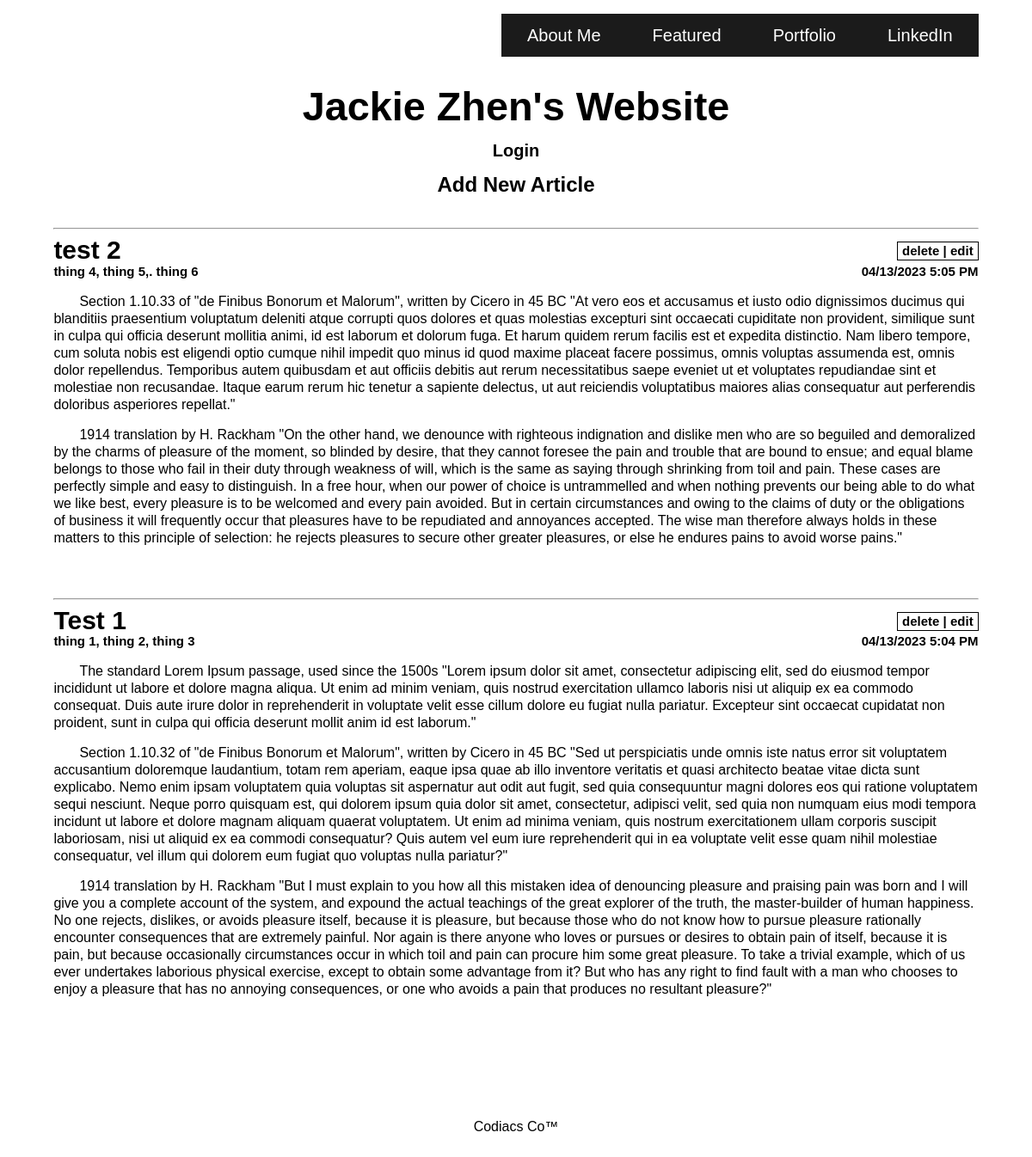
The page / on the database its author committed.
### application.py (models this page shows, shortened)
class Article(db.Model):
    id = db.Column(db.Integer, primary_key = True)
    title = db.Column(db.String(200), unique=True)
    content = db.Column(db.String(5000), nullable=False) #5000 character limit for now
    tags = db.Column(db.String(500), nullable=False) #gonna make this comma separated lol
    date_created = db.Column(db.DateTime, default=datetime.utcnow)

### application.py (the view)
@application.route("/")
def main():
    articles = Article.query.order_by(Article.date_created.desc()).all()
    return render_template("index.html", articles=articles, session=session)

### application.py (called while the page is built)
@application.template_filter()
def apply_est(dt):
    est = (dt - timedelta(hours=5)).strftime('%m/%d/%Y %H:%M')
    twelve = datetime.strptime(est, '%m/%d/%Y %H:%M')
    if platform.system().lower() == "windows":
        return twelve.strftime("%m/%d/%Y  %#I:%M %p")
    else:
        return twelve.strftime("%m/%d/%Y  %-I:%M %p")

### templates/index.html (shortened to what this page needs)
{% extends 'base.html' %}
{% block body %}
<div style="margin-bottom: 100px    ">
    {% if session['logged_in'] == True %}
        <h3 class="cur_user_display">Welcome User: {{ session.username }}</h3>
        <h3 class="logout_btn"><a href="logout">Logout</a></h3>
    {% else %}
        <h3 class="login_btn"><a href="login.html">Login</a></h3>
    {% endif %}
    <h2><a href="new_article.html" class="new_article_btn">Add New Article</a></h2>
    {% for article in articles %}
        <div class="article_info">
            <hr></hr>
            <div style="clear: both">
                <h3 style="float:left">{{ article.title }}</h3>
                <h3 class="delete_edit_buttons">
                    <a href="/delete/{{ article.id }}">delete</a>
                    |
                    <a href="/edit/{{ article.id }}">edit</a>
                </h3>
            </div>
            <div style="clear: both">
                <h4 style="float: left">{{ article.tags }}</h4>
                <h4 style="float: right">{{ article.date_created|apply_est }}</h4>
            </div>
        </div>
        <br>
        <div class="content_div">
            {{ article.content|safe }}
        </div>
        <br>
    {% endfor %}
</div>
{% endblock %}

### templates/base.html (shortened to what this page needs)
<!DOCTYPE html>
<html lang="en">
    <head>
        <link rel="stylesheet" href="{{ url_for('static', filename='css/main.css') }}">
    </head>
    <body>
        <div class="nav_div">
            <ul class="nav_list">
                <li class="nav_item"><a class="nav_anchor" href="/profile">About Me</a></li>
                <li class="nav_item"><a class="nav_anchor" href="/weatherdasher">Featured</a></li>
                <li class="nav_item"><a class="nav_anchor" href="https://github.com/jzcdx" target="_blank">Portfolio</a></li>
                <li class="nav_item"><a class="nav_anchor" href="https://www.linkedin.com/in/jackie-zhen-160a811a7/" target="_blank">LinkedIn</a></li>
            </ul class="nav_list">
        </div>
        <div>
            <br>
            <a href="/"><h1>Jackie Zhen's Website</h1></a>
        </div>
        {% block body %} {% endblock %}
        <br>
        <div style="margin-bottom: 25px;">
            <label>Codiacs Co™</label>
        </div>
    </body>
</html>

### static/css/main.css (style rules this page uses)
body, html { line-height: 20px; margin-left: 2.6vw; margin-right: 2.6vw; font-family: sans-serif; }
h1 { font-size: 3.9vw; margin-left: 2.6vw; margin-right: 2.6vw; margin-top: 1.5vh; }
h3 { font-size: 30px; margin-bottom: 0.26vh; margin-top: 0.78vh; padding-bottom: 0px; padding-top: 0px; }
h4 { font-size: 15px; margin-bottom: 0px; margin-top: 0px; padding-bottom: 0px; padding-top: 0px; }
a { color: inherit; text-decoration: none; }
hr { margin-top: 40px; }
.article_info { text-align:left; }
p { margin-top: 15px; margin-bottom: 0px; text-align: left; text-indent: 30px; }
.content_div { margin-top: 15px; margin-bottom: 0px; padding-bottom: 0px; padding-top: 0px; }
div { text-align:center }
.delete_edit_buttons { padding-left: 5px; padding-right: 5px; border-style: solid; border-width: 1px; float:right; font-size:15px; }
.login_btn, .logout_btn { font-size:20px; }
.nav_list { display: flex; justify-content: right; list-style-type: none; overflow: hidden; }
.nav_anchor { font-size: 20px; color: white; display: block; padding: 15px 30px; background-color: #1b1b1b; }

### rows shown on the page
Article: title "test 2", tags "thing 4, thing 5,. thing 6", date_created|apply_est "04/13/2023 5:05 PM", content "Section 1.10.33 of \"de Finibus Bonorum et Malorum\", written by Cicero in 45 BC \"At vero eos et accusamus et iusto odio dignissimos ducimus qui blanditiis praesentium voluptatum deleniti atque corrupti quos dolores et quas molestias excepturi sint occaecati cupiditate non provident, similique sunt in culpa qui officia deserunt mollitia animi, id est laborum et dolorum fuga. Et harum quidem rerum facilis est et expedita distinctio. Nam libero tempore, cum soluta nobis est eligendi optio cumque nihil impedit quo minus id quod maxime placeat facere possimus, omnis voluptas assumenda est, omnis dolor repellendus. Temporibus autem quibusdam et aut officiis debitis aut rerum necessitatibus saepe…"
Article: title "Test 1", tags "thing 1, thing 2, thing 3", date_created|apply_est "04/13/2023 5:04 PM", content "The standard Lorem Ipsum passage, used since the 1500s \"Lorem ipsum dolor sit amet, consectetur adipiscing elit, sed do eiusmod tempor incididunt ut labore et dolore magna aliqua. Ut enim ad minim veniam, quis nostrud exercitation ullamco laboris nisi ut aliquip ex ea commodo consequat. Duis aute irure dolor in reprehenderit in voluptate velit esse cillum dolore eu fugiat nulla pariatur. Excepteur sint occaecat cupidatat non proident, sunt in culpa qui officia deserunt mollit anim id est laborum.\" Section 1.10.32 of \"de Finibus Bonorum et Malorum\", written by Cicero in 45 BC \"Sed ut perspiciatis unde omnis iste natus error sit voluptatem accusantium doloremque laudantium, totam rem aperiam,…"
